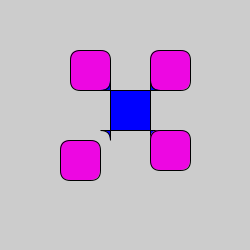
Frame 1 (no input)
Frame 60 (the mouse pressed at the canvas centre just before this capture): identical to frame 1, image omitted
Frame 120 (the mouse held since frame 60 and released just before this capture): identical to frame 1, image omitted

The Processing sketch that drew this single still picture (run headless with seeded random() and noise(); from frame 60 on, the mouse is pressed at the canvas centre):

// Processing sketch: Shape_Piece
// ── Shape_Piece.pde
PShape piece, of, cake, sprinkles;
int a, b, c, d;

void setup() {
  a = 50;
  b = 40;
  c = 20;
  d = 10;
  size(250, 250);
  piece = createShape(GROUP);
  of = createShape(RECT, d, d, b, b, d);
  of.setFill(color(#ED07E2));
  piece.addChild(of);
  
  cake = createShape(GROUP);
  sprinkles = createShape(RECT, d, d, b, b, -d);
  sprinkles.setFill(color(#0000FF));
  cake.addChild(sprinkles);
}

void draw() {
  background(204);
  translate(b,b);
  translate(a*2, 0);
  shape(piece);
  translate(-a*2+c, 0);
  shape(piece);
  translate(a-d,b);
  shape(cake);
  translate(a-d,b);
  shape(piece);
  translate((-a*2)+10,d);
  shape(piece);
  
  if (frameCount == 1){
    save("Shape_Piece.png");
  }
}
